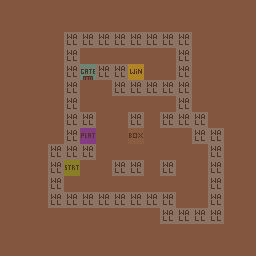

This is a level from a 2D game, rendered from its Tiled map with the project's own tilesets. A one-line summary and the complete map file follow:
An orthogonal 16x16 tile map with 16x16 px tiles, 3 tile layers (Art_Background, Art_Gameplay, Gameplay), 2 tilesets and 1 object (spawn).

<map version="1.2" tiledversion="1.2.3" orientation="orthogonal" renderorder="right-down" width="16" height="16" tilewidth="16" tileheight="16" infinite="0" backgroundcolor="#83573f" nextlayerid="11" nextobjectid="2">
 <tileset firstgid="1" source="tileset/GameplayTileset.tsx" />
 <tileset firstgid="33" source="tileset/GameplayImages.tsx" />
 <layer id="8" name="Art_Background" width="16" height="16">
  <data encoding="csv">
0,0,0,0,0,0,0,0,0,0,0,0,0,0,0,0,
0,0,0,0,0,0,0,0,0,0,0,0,0,0,0,0,
0,0,0,0,0,0,0,0,0,0,0,0,0,0,0,0,
0,0,0,0,0,0,0,0,0,0,0,0,0,0,0,0,
0,0,0,0,0,0,0,0,0,0,0,0,0,0,0,0,
0,0,0,0,0,0,0,0,0,0,0,0,0,0,0,0,
0,0,0,0,0,0,0,0,0,0,0,0,0,0,0,0,
0,0,0,0,0,0,0,0,0,0,0,0,0,0,0,0,
0,0,0,0,0,0,0,0,0,0,0,0,0,0,0,0,
0,0,0,0,0,0,0,0,0,0,0,0,0,0,0,0,
0,0,0,0,0,0,0,0,0,0,0,0,0,0,0,0,
0,0,0,0,0,0,0,0,0,0,0,0,0,0,0,0,
0,0,0,0,0,0,0,0,0,0,0,0,0,0,0,0,
0,0,0,0,0,0,0,0,0,0,0,0,0,0,0,0,
0,0,0,0,0,0,0,0,0,0,0,0,0,0,0,0,
0,0,0,0,0,0,0,0,0,0,0,0,0,0,0,0
</data>
 </layer>
 <layer id="9" name="Art_Gameplay" width="16" height="16">
  <data encoding="csv">
0,0,0,0,0,0,0,0,0,0,0,0,0,0,0,0,
0,0,0,0,0,0,0,0,0,0,0,0,0,0,0,0,
0,0,0,0,0,0,0,0,0,0,0,0,0,0,0,0,
0,0,0,0,0,0,0,0,0,0,0,0,0,0,0,0,
0,0,0,0,0,0,0,0,0,0,0,0,0,0,0,0,
0,0,0,0,0,0,0,0,0,0,0,0,0,0,0,0,
0,0,0,0,0,0,0,0,0,0,0,0,0,0,0,0,
0,0,0,0,0,0,0,0,0,0,0,0,0,0,0,0,
0,0,0,0,0,0,0,0,0,0,0,0,0,0,0,0,
0,0,0,0,0,0,0,0,0,0,0,0,0,0,0,0,
0,0,0,0,0,0,0,0,0,0,0,0,0,0,0,0,
0,0,0,0,0,0,0,0,0,0,0,0,0,0,0,0,
0,0,0,0,0,0,0,0,0,0,0,0,0,0,0,0,
0,0,0,0,0,0,0,0,0,0,0,0,0,0,0,0,
0,0,0,0,0,0,0,0,0,0,0,0,0,0,0,0,
0,0,0,0,0,0,0,0,0,0,0,0,0,0,0,0
</data>
 </layer>
 <layer id="10" name="Gameplay" width="16" height="16" opacity="0.39">
  <data encoding="csv">
0,0,0,0,0,0,0,0,0,0,0,0,0,0,0,0,
0,0,0,0,0,0,0,0,0,0,0,0,0,0,0,0,
0,0,0,0,3,3,3,3,3,3,3,3,0,0,0,0,
0,0,0,0,3,0,0,0,0,0,0,3,0,0,0,0,
0,0,0,0,3,12,3,3,1,0,0,3,0,0,0,0,
0,0,0,0,3,0,0,3,3,3,3,3,0,0,0,0,
0,0,0,0,3,0,0,0,0,0,0,3,0,0,0,0,
0,0,0,0,3,3,0,0,3,0,3,3,3,0,0,0,
0,0,0,0,3,10,0,0,11,0,0,0,3,3,0,0,
0,0,0,3,3,3,0,0,0,0,0,0,0,3,0,0,
0,0,0,3,2,0,0,3,3,0,3,0,0,3,0,0,
0,0,0,3,0,0,0,0,0,0,0,0,0,3,0,0,
0,0,0,3,3,3,3,3,3,3,3,0,0,3,0,0,
0,0,0,0,0,0,0,0,0,0,3,3,3,3,0,0,
0,0,0,0,0,0,0,0,0,0,0,0,0,0,0,0,
0,0,0,0,0,0,0,0,0,0,0,0,0,0,0,0
</data>
 </layer>
 <objectgroup id="2" name="Properties">
  <object id="1" name="spawn" x="64" y="160" width="16" height="16" />
 </objectgroup>
</map>
